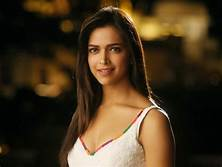
#> input picture pic.jpg, 222 x 167 px, found by its file name
$ python tester_pro.py
#> lines starting #> are read from the running program, lines starting #| are printed output that depends on the picture; after the words box and inside, x2 and y2 are one past the last pixel; in counts of white or black regions, pixels touching at a corner belong together
### face_detect.py
import cv2
import os
import numpy as np

def facedetection(test_img):
    gray_img= cv2.cvtColor(test_img,cv2.COLOR_BGR2GRAY)
    face_haar_cascade = cv2.CascadeClassifier('\\Users\\Purvika pandey\\AppData\\Local\\Programs\\Python\\Python37-32\\cs_project\\cascade_frontal.xml')
    faces = face_haar_cascade.detectMultiScale(gray_img , scaleFactor = 1.3 , minNeighbors = 5)

    return faces,gray_img

### tester_pro.py
import cv2
import os
import  numpy as np
import face_detect as fr

test_img = cv2.imread("\\Users\\Purvika pandey\\AppData\\Local\\Programs\\Python\\Python37-32\\cs_project\\pic.jpg")
#> test_img is the input picture: shape (167, 222, 3); mean B, G, R 32.7, 55, 72.1
face_detected,gray_img = fr.facedetection(test_img)
#> in facedetection, `gray_img= cv2.cvtColor(test_img,cv2.COLOR_BGR2GRAY)`:
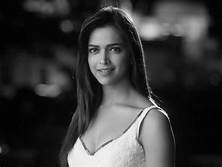
#> gray_img: shape (167, 222); min 0, max 253, mean 57.6
#> in facedetection, `faces = face_haar_cascade.detectMultiScale(gray_img , scaleFactor = 1...`: faces = [[80, 30, 51, 51]]
#> face_detected = [[80, 30, 51, 51]]
print("face detected: ",face_detected)
#| face detected:  [[80 30 51 51]]

for (x,y,w,h) in face_detected:
    cv2.rectangle(test_img,(x,y),(x+w,y+h),(255,0,0),thickness = 5)
#> this loop made 1 pass
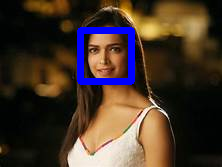
#> test_img: shape (167, 222, 3); 3.8% of pixels changed, all inside (x1, y1, x2, y2) = (77, 27, 135, 85)

resized_img = cv2.resize(test_img,(1000,700))
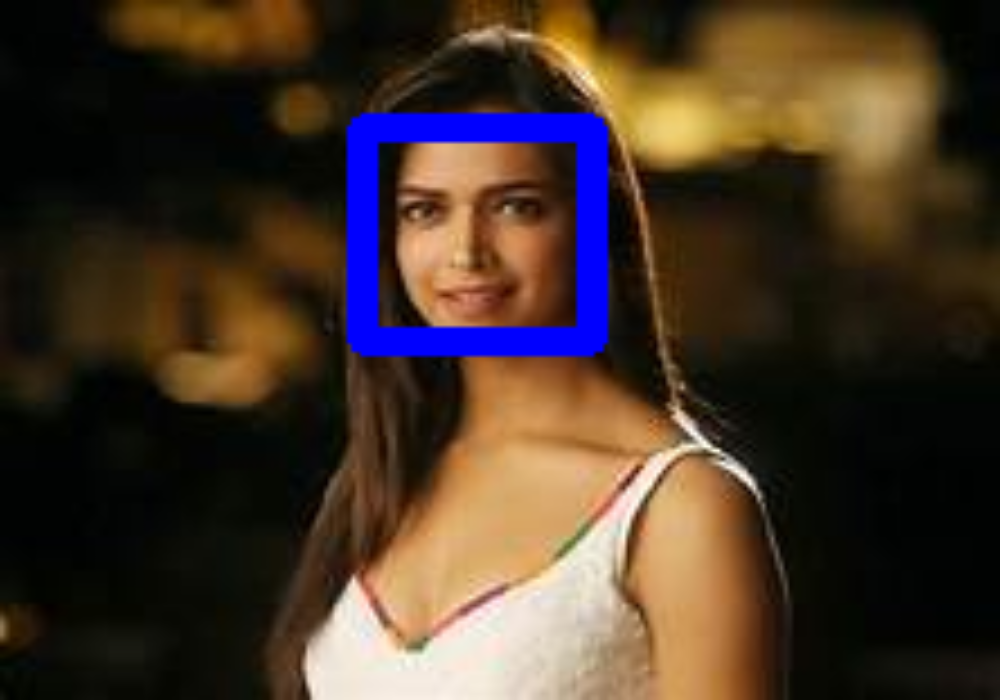
#> resized_img: shape (700, 1000, 3); mean B, G, R 41.4, 53.4, 69.7
cv2.imshow("face to be detected",resized_img)
cv2.waitKey(0)
cv2.destroyAllWindows
